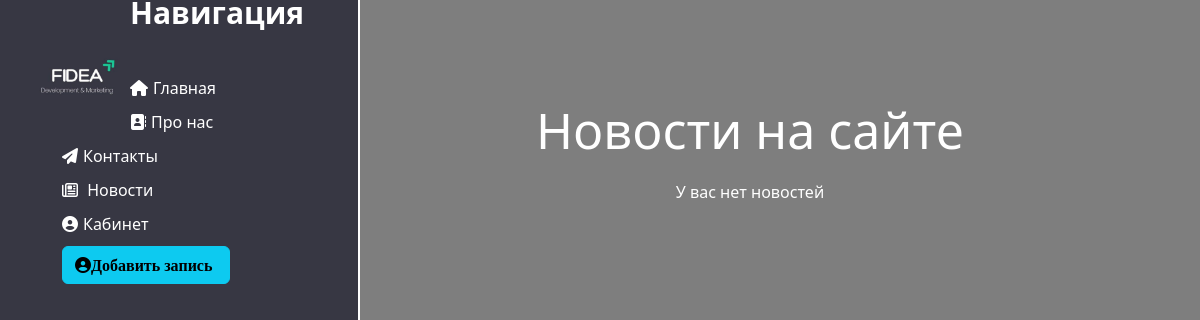
The page /news/ on the database as committed earlier.
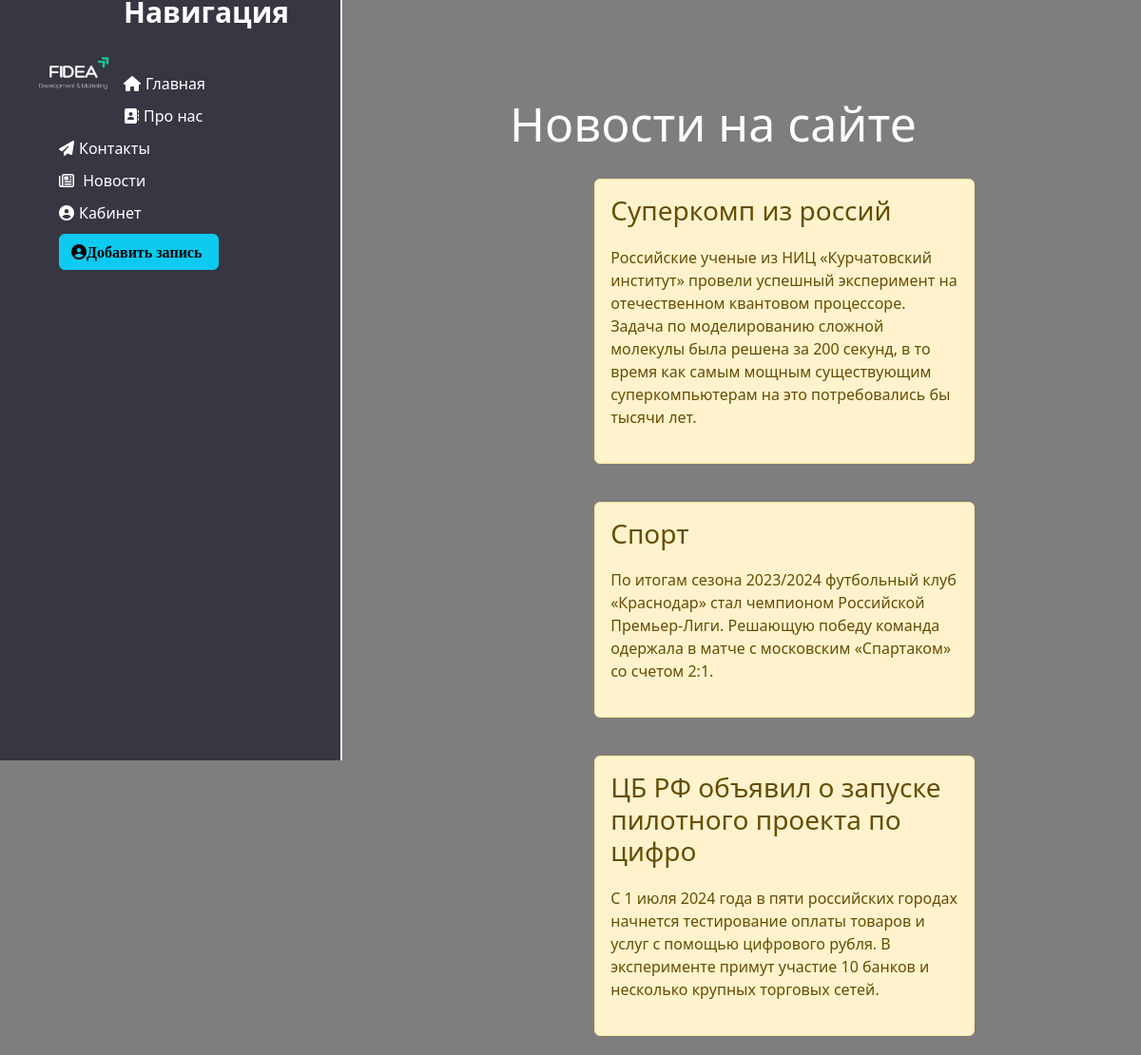
The same page on the database as committed later.
### news/models.py (models this page shows, shortened)
class Articles(models.Model):
    title = models.CharField('Название', max_length=50)
    anons = models.CharField('Анонс', max_length=250)
    full_text = models.TextField('Статья')
    date = models.DateTimeField('Дата публикаций')
    class Meta:
        verbose_name = 'Новость'
        verbose_name_plural = 'Новости'

### news/views.py (the view)
# urls.py: path('', views.news_home, name='news_home'),
def news_home(request):
    news = Articles.objects.order_by('date')
    return render(request, 'news/news_home.html', {'news': news})

### news/templates/news/news_home.html (shortened to what this page needs)
{% extends "main/layout.html" %}
{% block content %}
<div class="features">
    <h1> Новости на сайте </h1>
    {% if news%}
        {% for el in news%}
            <div class="alert alert-warning">
                <h3>{{ el.title }}</h3>
                <p>{{ el.full_text }}</p>
            </div>
        {% endfor %}
    {% else %}
        <p>У вас нет новостей</p>
    {% endif %}
</div>
{% endblock %}

### main/templates/main/layout.html (shortened to what this page needs)
{% load static %}
<!DOCTYPE html>
<html lang="en">
<head>
    <link rel="stylesheet" href="https://cdn.jsdelivr.net/npm/bootstrap@5.3.3/dist/css/bootstrap.min.css">
    <link rel="stylesheet" href=" {% static "main/css/main.css" %}">
    <link rel="stylesheet" href="https://cdnjs.cloudflare.com/ajax/libs/font-awesome/6.5.1/css/all.min.css">
</head>
<body>
    <aside>
        <img src="{% static "main/img/fidea.jpg" %}" alt="Здесь должно быть лого">
        <h3 class='logo'>Навигация</h3>
        <ul>
            <a href="{% url "home" %}"> <li><i class="fa-solid fa-house"></i>Главная</li></a>
            <a href="{% url "about" %}"> <li><i class="fa-solid fa-address-book"></i>Про нас</li></a>
            <a href="{% url "contacts" %}"> <li><i class="fa-solid fa-paper-plane"></i>Контакты</li></a>
            <a href="{% url "news_home" %}"> <li> <i class="fa-regular fa-newspaper"></i> Новости</li></a>
            <a href="{% url "admin" %}"> <li><i class="fa-solid fa-circle-user"></i>Кабинет</li></a>
            <a href="{% url "create" %}"> <li><button class="btn btn-info"><i class="fa-solid fa-circle-user">Добавить запись</button></i></li></a>
        </ul>
    </aside>
    <main>
        {% block content %}
        {% endblock %}
    </main>
</body>
</html>

### main/static/main/css/main.css (style rules this page uses)
body { background: #7e7e7e; }
i { margin-right: 5px; }
a { text-decoration: none; }
aside { float: left; background: #373743; width: 30%; padding: 2.5%; height: 100vh; color: #fff; border-right: 2px solid #fff; }
aside img { width: 100px; float: left; }
aside .logo { font-size: 30px; margin-left: 10px; font-weight: bold; position: relative; top: -35px; }
aside ul { list-style: none; }
aside ul li { color: #fff; display: block; margin-top: 10px; transition: all 0.2s ease-in; }
main .features { float: left; color: #fff ; margin-top: 100px; text-align: center; width: 65%; }
main .features h1 { font-size: 50px; }
main .features p { max-width: 400px; margin: 20px auto; }
.alert-warning { float: left; clear: both; width: 400px; margin: 20px 34%; text-align: left; transition: all 0.8s ease; }

Rows that differ between the two databases and show on the page:
added Articles: title "Суперкомп из россий", full_text "Российские ученые из НИЦ «Курчатовский институт» провели успешный эксперимент на отечественном квантовом процессоре. Задача по моделированию сложной молекулы была решена за 200 секунд, в то время как самым мощным существующим суперкомпьютерам на это потребовались бы тысячи лет."
added Articles: title "Спорт", full_text "По итогам сезона 2023/2024 футбольный клуб «Краснодар» стал чемпионом Российской Премьер-Лиги. Решающую победу команда одержала в матче с московским «Спартаком» со счетом 2:1."
added Articles: title "ЦБ РФ объявил о запуске пилотного проекта по цифро", full_text "С 1 июля 2024 года в пяти российских городах начнется тестирование оплаты товаров и услуг с помощью цифрового рубля. В эксперименте примут участие 10 банков и несколько крупных торговых сетей."
Other text that changed with them:
text no longer shown: "У вас нет новостей"
